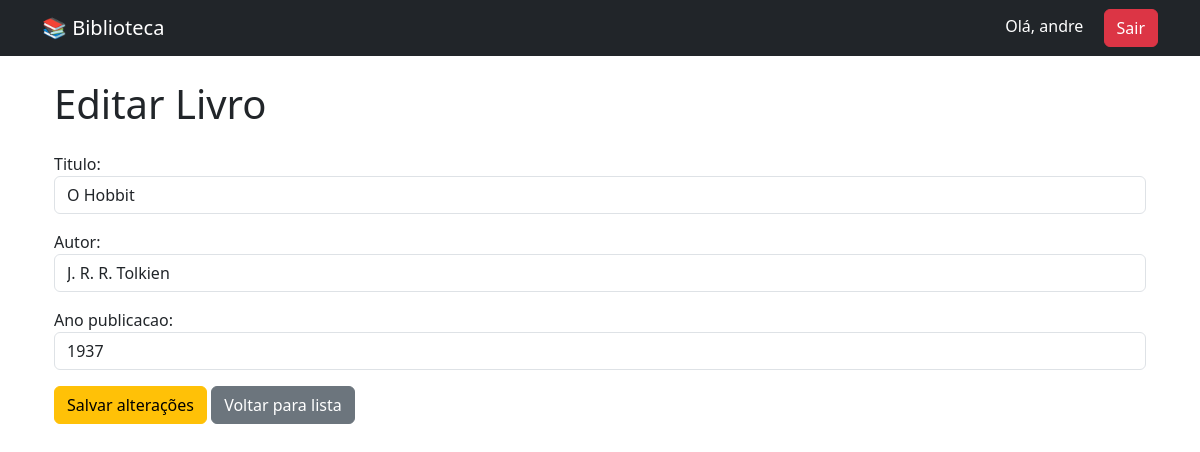
Screenshot of /livros/1/editar/ (signed in) with the database file from the repository.
### livros/models.py (models this page shows, shortened)
class Livro(models.Model):
    titulo = models.CharField(max_length=100)
    autor = models.CharField(max_length=100)
    ano_publicacao = models.IntegerField()

### livros/views.py (the view)
# urls.py: path('<int:id>/editar/', views.editar_livro, name='editar_livro'),
@login_required
def editar_livro(request, id):
    livro = get_object_or_404(Livro, id=id)
    if request.method == 'POST':
        form = LivroForm(request.POST, instance=livro)
        if form.is_valid():
            form.save()
            messages.success(request, 'Livro atualizado com sucesso!')
            return redirect('lista_livros')
    else:
        form = LivroForm(instance=livro)
    return render(request, 'livros/editar_livro.html', {'form': form})

### livros/forms.py
class LivroForm(forms.ModelForm):
    class Meta:
        model = Livro
        fields = ['titulo', 'autor', 'ano_publicacao']
        widgets = {
            'titulo': forms.TextInput(attrs={
                'class': 'form-control'
            }),
            'autor': forms.TextInput(attrs={
                'class': 'form-control'
            }),
            'ano_publicacao': forms.NumberInput(attrs={
                'class': 'form-control'
            }),
        }

### livros/templates/livros/editar_livro.html (shortened to what this page needs)
{% extends 'livros/base.html' %}
{% block content %}
    <div class="container mt-4">
        <h1 class="mb-4">Editar Livro</h1>
        <form method="POST">
            {{ form.as_p }}
            <button type="submit" class="btn btn-warning">
                Salvar alterações
            </button>
            <a href="{% url 'lista_livros' %}" class="btn btn-secondary">
                Voltar para lista
            </a>
        </form>
    </div>
{% endblock %}

### livros/templates/livros/base.html (shortened to what this page needs)
<!DOCTYPE html>
<html>
<head>
    <link href="https://cdn.jsdelivr.net/npm/bootstrap@5.3.3/dist/css/bootstrap.min.css" rel="stylesheet">
</head>
<body>
<nav class="navbar navbar-dark bg-dark">
    <div class="container">
        <a class="navbar-brand" href="{% url 'lista_livros' %}">
            📚 Biblioteca
        </a>
        <div>
            {% if user.is_authenticated %}
                <span class="text-white me-3">
                    Olá, {{ user.username }}
                </span>
               <form method="POST" action="{% url 'logout' %}" style="display:inline;">
                    <button type="submit" class="btn btn-danger">
                        Sair
                    </button>
                </form>
            {% else %}
                <a href="{% url 'login' %}" class="btn btn-primary">
                    Entrar
                </a>
            {% endif %}
        </div>
    </div>
</nav>
<div class="container mt-4">
    {% block content %}
    {% endblock %}
</div>
</body>
</html>

### rows the page displays
Livro: titulo "O Hobbit", autor "J. R. R. Tolkien", ano_publicacao "1937"

### other values shown
{{ user.username }} "andre"
